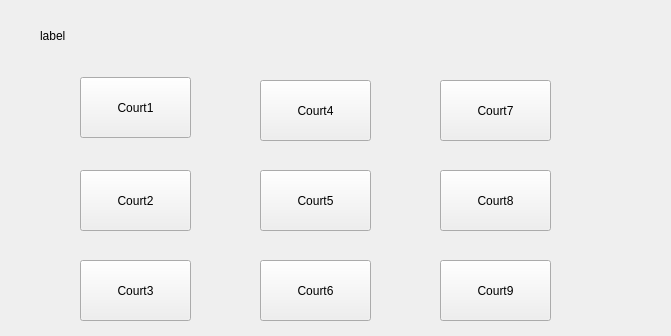
<?xml version="1.0" encoding="UTF-8"?>
<ui version="4.0">
 <class>Courts</class>
 <widget class="QWidget" name="Courts">
  <property name="geometry">
   <rect>
    <x>0</x>
    <y>0</y>
    <width>671</width>
    <height>336</height>
   </rect>
  </property>
  <property name="windowTitle">
   <string>Form</string>
  </property>
  <widget class="QPushButton" name="pushButton">
   <property name="geometry">
    <rect>
     <x>80</x>
     <y>77</y>
     <width>111</width>
     <height>61</height>
    </rect>
   </property>
   <property name="text">
    <string>Court1</string>
   </property>
  </widget>
  <widget class="QPushButton" name="pushButton_2">
   <property name="geometry">
    <rect>
     <x>80</x>
     <y>170</y>
     <width>111</width>
     <height>61</height>
    </rect>
   </property>
   <property name="text">
    <string>Court2</string>
   </property>
  </widget>
  <widget class="QPushButton" name="pushButton_3">
   <property name="geometry">
    <rect>
     <x>80</x>
     <y>260</y>
     <width>111</width>
     <height>61</height>
    </rect>
   </property>
   <property name="text">
    <string>Court3</string>
   </property>
  </widget>
  <widget class="QPushButton" name="pushButton_4">
   <property name="geometry">
    <rect>
     <x>260</x>
     <y>80</y>
     <width>111</width>
     <height>61</height>
    </rect>
   </property>
   <property name="text">
    <string>Court4</string>
   </property>
  </widget>
  <widget class="QPushButton" name="pushButton_5">
   <property name="geometry">
    <rect>
     <x>260</x>
     <y>170</y>
     <width>111</width>
     <height>61</height>
    </rect>
   </property>
   <property name="text">
    <string>Court5</string>
   </property>
  </widget>
  <widget class="QPushButton" name="pushButton_6">
   <property name="geometry">
    <rect>
     <x>440</x>
     <y>170</y>
     <width>111</width>
     <height>61</height>
    </rect>
   </property>
   <property name="text">
    <string>Court8</string>
   </property>
  </widget>
  <widget class="QPushButton" name="pushButton_7">
   <property name="geometry">
    <rect>
     <x>260</x>
     <y>260</y>
     <width>111</width>
     <height>61</height>
    </rect>
   </property>
   <property name="text">
    <string>Court6</string>
   </property>
  </widget>
  <widget class="QPushButton" name="pushButton_8">
   <property name="geometry">
    <rect>
     <x>440</x>
     <y>80</y>
     <width>111</width>
     <height>61</height>
    </rect>
   </property>
   <property name="text">
    <string>Court7</string>
   </property>
  </widget>
  <widget class="QPushButton" name="pushButton_9">
   <property name="geometry">
    <rect>
     <x>440</x>
     <y>260</y>
     <width>111</width>
     <height>61</height>
    </rect>
   </property>
   <property name="text">
    <string>Court9</string>
   </property>
  </widget>
  <widget class="QLabel" name="label">
   <property name="geometry">
    <rect>
     <x>40</x>
     <y>20</y>
     <width>251</width>
     <height>31</height>
    </rect>
   </property>
   <property name="text">
    <string>label</string>
   </property>
  </widget>
 </widget>
 <resources/>
 <connections/>
</ui>
